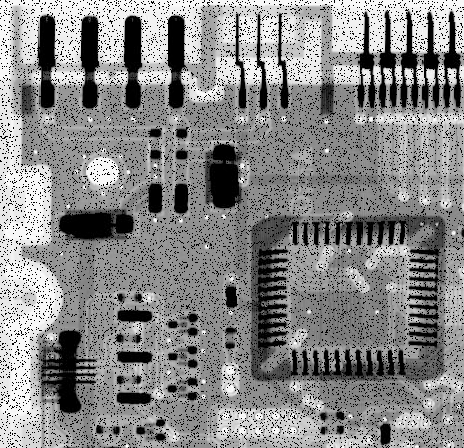
%> input picture lab6/circuit-board-pepper.tif, 464 x 448 px
$ octave lab6.m   (GNU Octave 9; MATLAB toolbox functions it lacks are replaced by stand-ins)
%> lines starting %> are read from the running program, lines starting %| are printed output that depends on the picture
%% Question 1 - 2
x = (imread('circuit-board-pepper.tif')); %read image for double
%> x is the input picture: size 448x464 uint8; min 0, max 255, mean 135.7
x=double(x);%convert orginal image double for calculations
%> x: size 448x464 double
figure
subplot(2,2,1)
imshow(uint8(x)) %orginal image
title('orginal image')
max = ordfilt2(x,9,ones(3,3)); %for pepper noise prefered max filter
subplot(2,2,2)
imshow(uint8(max))
title('max filter')

x = (imread('circuit-board-salt.tif')); %read image for double
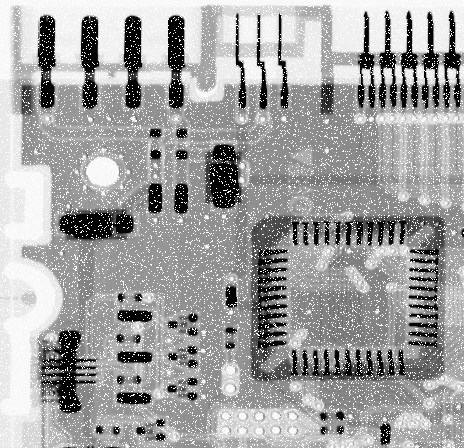
%> input picture lab6/circuit-board-salt.tif, 464 x 448 px
%> x is the input picture: size 448x464 uint8; min 0, max 255, mean 161.2
x=double(x);%convert orginal image double for calculations
%> x: size 448x464 double
subplot(2,2,3)
imshow(uint8(x)) %orginal image
title('orginal image')
min = ordfilt2(x,1,ones(3,3)); %for salt noise prefered min filter
subplot(2,2,4)
imshow(uint8(min))
title('min filter')


%% Question 3
n1 = (imread('pattern_noise1.tif')); %Gaussian
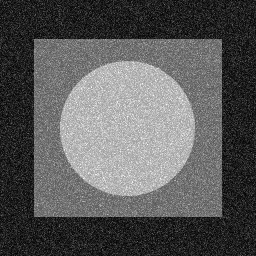
%> input picture lab6/pattern_noise1.tif, 256 x 256 px
%> n1 is the input picture: size 256x256 uint8; min 0, max 255, mean 89.6
n2 = (imread('pattern_noise2.tif')); %Rayleigh
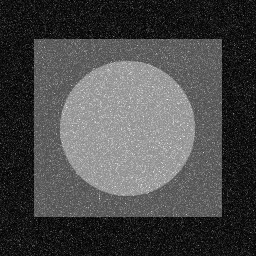
%> input picture lab6/pattern_noise2.tif, 256 x 256 px
%> n2 is the input picture: size 256x256 uint8; min 0, max 255, mean 72.8
n3 =(imread('pattern_noise3.tif')); %Erlang
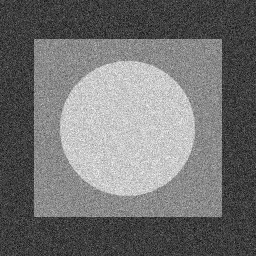
%> input picture lab6/pattern_noise3.tif, 256 x 256 px
%> n3 is the input picture: size 256x256 uint8; min 0, max 255, mean 114.3

figure
subplot(3,2,1)
imshow(uint8(n1))
title('Orginal Image-noise1')
subplot(3,2,2)
imhist(n1)
title('Histogram-Rayleigh')

subplot(3,2,3)
imshow(uint8(n2))
title('Orginal Image-noise2')
subplot(3,2,4)
imhist(n2)
axis tight
title('Histogram-Erlang')

subplot(3,2,5)
imshow(uint8(n3))
title('Orginal Image-noise3')
subplot(3,2,6)
imhist(n3)
axis tight
title('Histogram-Gaussian')
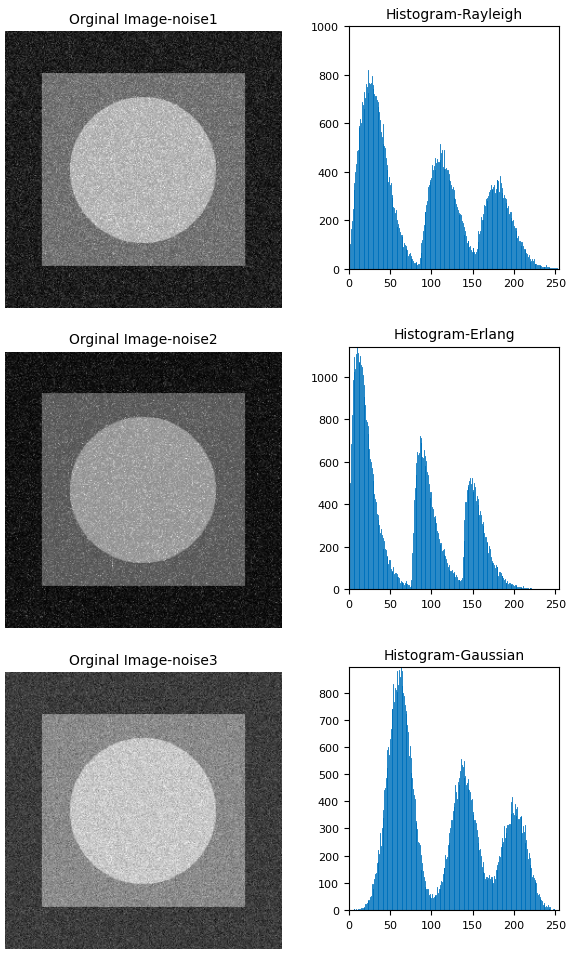
%> figure redrawn from the program's plot data, 6 panels


%% Question 4
figure
q4 = (imread('pattern.tif'));
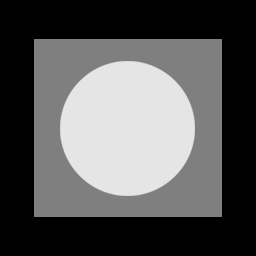
%> input picture lab6/pattern.tif, 256 x 256 px
%> q4 is the input picture: size 256x256 uint8; min 0, max 229, mean 87.1
q4noised= imnoise(q4,'salt & pepper'); %salt and pepper noise

subplot(2,2,1)
imshow(uint8(q4))
title('Orginal Image')

subplot(2,2,2)
imhist(q4)
axis tight
title('Orginal Image Histogram')

subplot(2,2,3)
imshow(q4noised)
title('Noised Image')

subplot(2,2,4)
imhist(q4noised)
axis tight
title('Noised Image Histogram')


%In histogram we can see easly because pixel count is so big for this zoom
%the histogram at 255 point.Orginal photo doesnt have white pixel however
%noised image has some white pixel
%Salt and pepper shape is impulse

%% Question 5
figure
q5 = (imread('pattern.tif')); %Gaussian
q5noised=  imnoise(q5,'gaussian',0,0.01); %Gaussian add noise

subplot(2,2,1)
imshow(uint8(q5))
title('Orginal Image')

subplot(2,2,2)
imhist(q5)%Histogram orginal image
title('Orginal Image Histogram')

subplot(2,2,3)
imshow(q5noised)
title('Noised Image')

subplot(2,2,4)
imhist(q5noised)%Histogram noised image
title('Noised Image Histogram')
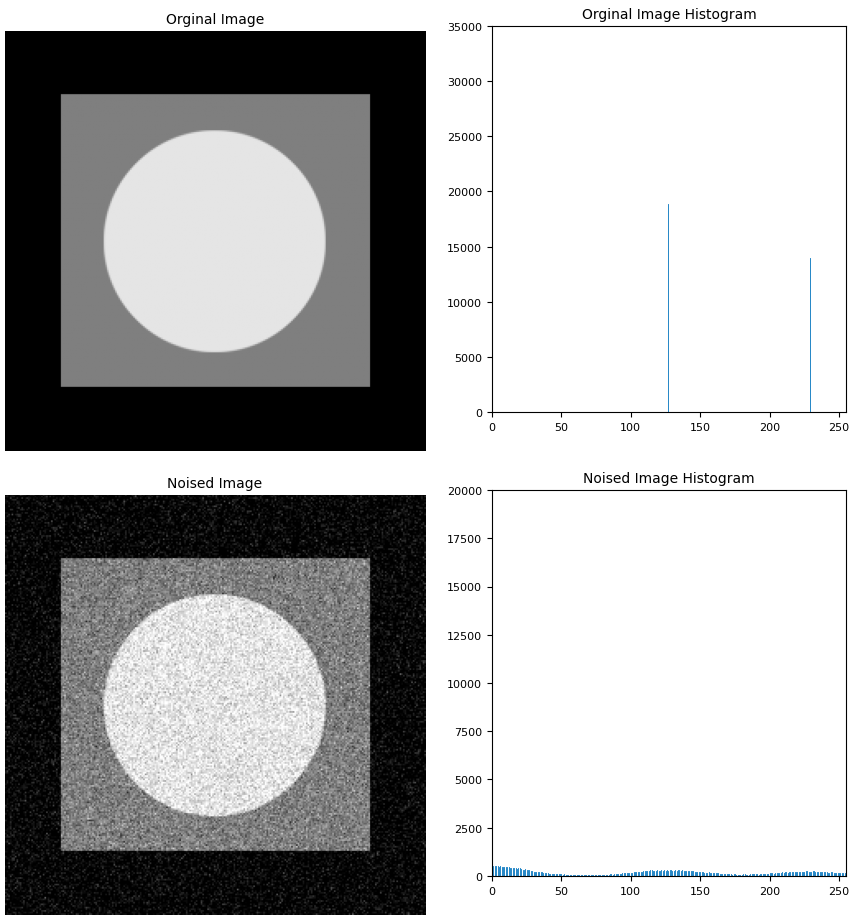
%> figure redrawn from the program's plot data, 4 panels

%Normally orginal image has 3 different color and in histogram show this
%fact.After add the noise color distributed and histogram looks like a wave
%because in orginal image has 3 different after the gaussian distribution
%all color value has some value.We know the gaussian shape and
%Fourth question we add salt and pepper noise and this question add
%gaussian noise and in same image 2 different histogram.Also gaussian
%historam is continios because the gaussian distirbution.
